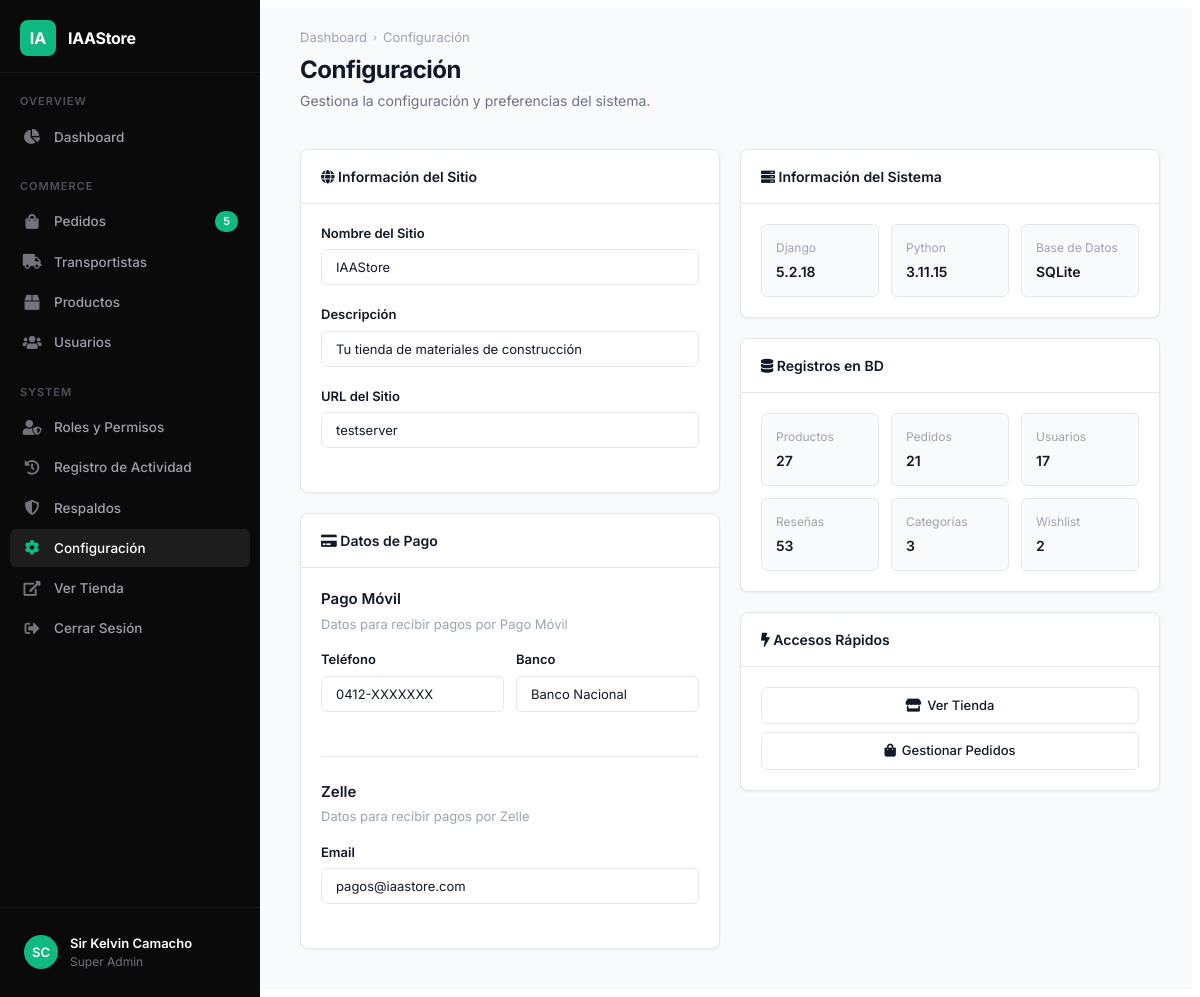
Page /accounts/panel/settings/ (signed in) on the committed database.
### accounts/models.py (models this page shows, shortened)
class Account(AbstractBaseUser):
    first_name = models.CharField(max_length=50)
    last_name = models.CharField(max_length=50)
    username = models.CharField(max_length=50, unique=True)
    email = models.EmailField(max_length=100, unique=True)
    phone_number = models.CharField(max_length=15)
    roles = models.ManyToManyField(Role, blank=True)
    profile_picture = models.ImageField(upload_to='userprofile/', blank=True, null=True)
    date_joined = models.DateTimeField(auto_now_add=True)
    last_login = models.DateTimeField(auto_now_add=True)
    is_admin = models.BooleanField(default=False)
    is_staff = models.BooleanField(default=False)
    is_active = models.BooleanField(default=False)
    is_superadmin = models.BooleanField(default=False)
    USERNAME_FIELD = 'email'
    REQUIRED_FIELDS = ['username', 'first_name', 'last_name']
    objects = MyAccountManager()
    def has_rbac_permission(self, codename):
        if self.is_superadmin:
            return True
        return self.roles.filter(permissions__codename=codename).exists()
    @property
    def is_transportista(self):
        return hasattr(self, 'transportista')

### accounts/admin_views.py (the view)
# urls.py: path('panel/settings/', admin_views.admin_settings, name='admin_settings'),
@admin_panel_access_required
def admin_settings(request):
    pending_orders_count = Order.objects.real().filter(payment_status__in=["review", "paid", "failed"], status__in=['New', 'Processing']).count()
    context = {
        'active_page': 'settings',
        'django_version': django.get_version(),
        'python_version': f"{sys.version_info.major}.{sys.version_info.minor}.{sys.version_info.micro}",
        'db_products': Product.objects.count(),
        'db_orders': Order.objects.real().filter(payment_status__in=["review", "paid", "failed"]).count(),
        'db_users': Account.objects.filter(is_admin=False, is_staff=False).count(),
        'db_reviews': ReviewRating.objects.count(),
        'db_categories': Category.objects.count(),
        'db_wishlist': Wishlist.objects.count(),
        'pending_orders_count': pending_orders_count,
    }
    return render(request, 'admin_panel/settings.html', context)

### accounts/templatetags/rbac_tags.py (called while the page is built)
@register.filter(name='can')
def can(user, codename):
    if not user.is_authenticated:
        return False
    return user.has_rbac_permission(codename)

### carts/context_processors.py (called while the page is built)
def counter(request):
    cart_count = 0
    if 'admin' in request.path:
        return {}
    else:
        try:
            cart = Cart.objects.filter(cart_id=_cart_id(request))
            if request.user.is_authenticated:
                cart_items = CartItem.objects.all().filter(user=request.user)
            else:
                cart_items = CartItem.objects.all().filter(cart=cart[:1])
            for cart_item in cart_items:
                cart_count += cart_item.quantity
        except Cart.DoesNotExist:
                cart_count = 0
    return dict(cart_count=cart_count)

### carts/views.py (called while the page is built)
def _cart_id(request):
    cart=request.session.session_key
    if not cart:
        cart=request.session.create()
    return cart

### category/context_processors.py (called while the page is built)
def menu_links(request):
    links = Category.objects.all()
    return dict(links=links)

### orders/models.py (called while the page is built)
    def real(self):
        return self.filter(is_test=False)

### store/context_processors.py (called while the page is built)
def bcv_context(request):
    currency = request.session.get('currency', 'USD')
    try:
        bcv_rate = ExchangeRate.objects.get(currency='USD')
        rate = bcv_rate.rate
    except ExchangeRate.DoesNotExist:
        rate = 0
    return {
        'current_currency': currency,
        'current_bcv_rate': rate,
    }

### store/templates/admin_panel/settings.html
{% extends 'admin_panel/base_admin.html' %}
{% load static %}
{% block breadcrumb %}<span class="sep">›</span> Configuración{% endblock %}
{% block page_title %}Configuración{% endblock %}
{% block page_desc %}Gestiona la configuración y preferencias del sistema.{% endblock %}
{% block content %}
<div class="ap-grid-1-1">
    <div>
        <div class="ap-card" style="margin-bottom:20px;">
            <div class="ap-card-header">
                <h3 class="ap-card-title"><i class="fas fa-globe mr-2"></i> Información del Sitio</h3>
            </div>
            <div class="ap-card-body">
                <div class="ap-settings-section" style="padding-top:0;">
                    <div class="ap-form-group">
                        <label class="ap-label">Nombre del Sitio</label>
                        <input type="text" class="ap-input" value="IAAStore" disabled>
                    </div>
                    <div class="ap-form-group">
                        <label class="ap-label">Descripción</label>
                        <input type="text" class="ap-input" value="Tu tienda de materiales de construcción" disabled>
                    </div>
                    <div class="ap-form-group" style="margin-bottom:0;">
                        <label class="ap-label">URL del Sitio</label>
                        <input type="text" class="ap-input" value="{{ request.get_host }}" disabled>
                    </div>
                </div>
            </div>
        </div>
        <div class="ap-card">
            <div class="ap-card-header">
                <h3 class="ap-card-title"><i class="fas fa-credit-card mr-2"></i> Datos de Pago</h3>
            </div>
            <div class="ap-card-body">
                <div class="ap-settings-section" style="padding-top:0;">
                    <div class="ap-settings-title">Pago Móvil</div>
                    <div class="ap-settings-desc">Datos para recibir pagos por Pago Móvil</div>
                    <div style="display:grid; grid-template-columns:1fr 1fr; gap:12px;">
                        <div class="ap-form-group">
                            <label class="ap-label">Teléfono</label>
                            <input type="text" class="ap-input" value="0412-XXXXXXX" disabled>
                        </div>
                        <div class="ap-form-group">
                            <label class="ap-label">Banco</label>
                            <input type="text" class="ap-input" value="Banco Nacional" disabled>
                        </div>
                    </div>
                </div>
                <div class="ap-settings-section">
                    <div class="ap-settings-title">Zelle</div>
                    <div class="ap-settings-desc">Datos para recibir pagos por Zelle</div>
                    <div class="ap-form-group" style="margin-bottom:0;">
                        <label class="ap-label">Email</label>
                        <input type="text" class="ap-input" value="pagos@iaastore.com" disabled>
                    </div>
                </div>
            </div>
        </div>
    </div>
    <div>
        <div class="ap-card" style="margin-bottom:20px;">
            <div class="ap-card-header">
                <h3 class="ap-card-title"><i class="fas fa-server mr-2"></i> Información del Sistema</h3>
            </div>
            <div class="ap-card-body">
                <div class="ap-sys-grid">
                    <div class="ap-sys-item">
                        <div class="ap-sys-label">Django</div>
                        <div class="ap-sys-value">{{ django_version }}</div>
                    </div>
                    <div class="ap-sys-item">
                        <div class="ap-sys-label">Python</div>
                        <div class="ap-sys-value">{{ python_version }}</div>
                    </div>
                    <div class="ap-sys-item">
                        <div class="ap-sys-label">Base de Datos</div>
                        <div class="ap-sys-value">SQLite</div>
                    </div>
                </div>
            </div>
        </div>
        <div class="ap-card" style="margin-bottom:20px;">
            <div class="ap-card-header">
                <h3 class="ap-card-title"><i class="fas fa-database mr-2"></i> Registros en BD</h3>
            </div>
            <div class="ap-card-body">
                <div class="ap-sys-grid">
                    <div class="ap-sys-item">
                        <div class="ap-sys-label">Productos</div>
                        <div class="ap-sys-value">{{ db_products }}</div>
                    </div>
                    <div class="ap-sys-item">
                        <div class="ap-sys-label">Pedidos</div>
                        <div class="ap-sys-value">{{ db_orders }}</div>
                    </div>
                    <div class="ap-sys-item">
                        <div class="ap-sys-label">Usuarios</div>
                        <div class="ap-sys-value">{{ db_users }}</div>
                    </div>
                    <div class="ap-sys-item">
                        <div class="ap-sys-label">Reseñas</div>
                        <div class="ap-sys-value">{{ db_reviews }}</div>
                    </div>
                    <div class="ap-sys-item">
                        <div class="ap-sys-label">Categorías</div>
                        <div class="ap-sys-value">{{ db_categories }}</div>
                    </div>
                    <div class="ap-sys-item">
                        <div class="ap-sys-label">Wishlist</div>
                        <div class="ap-sys-value">{{ db_wishlist }}</div>
                    </div>
                </div>
            </div>
        </div>
        <div class="ap-card">
            <div class="ap-card-header">
                <h3 class="ap-card-title"><i class="fas fa-bolt mr-2"></i> Accesos Rápidos</h3>
            </div>
            <div class="ap-card-body" style="display:flex; flex-direction:column; gap:8px;">
                <a href="{% url 'home' %}" target="_blank" class="ap-btn" style="justify-content:center;"><i class="fas fa-store"></i> Ver Tienda</a>
                <a href="{% url 'admin_orders' %}" class="ap-btn" style="justify-content:center;"><i class="fas fa-shopping-bag"></i> Gestionar Pedidos</a>
            </div>
        </div>
    </div>
</div>
{% endblock %}

### store/templates/admin_panel/base_admin.html (shortened to what this page needs)
{% load static rbac_tags %}
<!DOCTYPE html>
<html lang="es">
<head>
<link href="{% static 'css/admin_panel.css' %}?v=1.0" rel="stylesheet">
<link href="{% static 'fonts/fontawesome/css/all.min.css' %}" rel="stylesheet">
</head>
<body>
<div class="admin-panel">
<aside class="ap-sidebar" id="apSidebar">
    <a href="{% url 'admin_dashboard' %}" class="ap-sidebar-logo">
        <div class="logo-icon">IA</div>
        <span>IAAStore</span>
    </a>
    <div class="ap-sidebar-section">Overview</div>
    <ul class="ap-sidebar-nav">
        {% if not user.is_transportista or user.is_superadmin %}
        <li><a href="{% url 'admin_dashboard' %}" class="{% if active_page == 'dashboard' %}active{% endif %}"><i class="fas fa-chart-pie"></i> Dashboard</a></li>
        {% endif %}
    </ul>
    <div class="ap-sidebar-section">Commerce</div>
    <ul class="ap-sidebar-nav">
        {% if user|can:'view_orders' or user.is_superadmin %}
        <li><a href="{% url 'admin_orders' %}" class="{% if active_page == 'orders' %}active{% endif %}"><i class="fas fa-shopping-bag"></i> Pedidos <span class="ap-nav-badge">{{ pending_orders_count|default:"" }}</span></a></li>
        {% if not user.is_transportista or user.is_superadmin %}
        <li><a href="{% url 'admin_transportistas' %}" class="{% if active_page == 'transportistas' %}active{% endif %}"><i class="fas fa-truck"></i> Transportistas</a></li>
        {% endif %}
        {% endif %}
        {% if user|can:'view_inventory' or user.is_superadmin %}
        <li><a href="{% url 'admin_products' %}" class="{% if active_page == 'products' %}active{% endif %}"><i class="fas fa-box"></i> Productos</a></li>
        {% endif %}
        {% if user|can:'view_users' or user.is_superadmin %}
        <li><a href="{% url 'admin_users' %}" class="{% if active_page == 'users' or active_page == 'customers' %}active{% endif %}"><i class="fas fa-users"></i> Usuarios</a></li>
        {% endif %}
    </ul>
    <div class="ap-sidebar-section">System</div>
    <ul class="ap-sidebar-nav">
        {% if user|can:'view_roles' or user.is_superadmin %}
        <li><a href="{% url 'admin_roles' %}" class="{% if active_page == 'roles' %}active{% endif %}"><i class="fas fa-user-shield"></i> Roles y Permisos</a></li>
        {% endif %}
        {% if user.is_superadmin %}
        <li><a href="{% url 'admin_activity_log' %}" class="{% if active_page == 'logs' %}active{% endif %}"><i class="fas fa-history"></i> Registro de Actividad</a></li>
        {% endif %}
        {% if user|can:'view_backups' or user.is_superadmin %}
        <li><a href="{% url 'admin_backups' %}" class="{% if active_page == 'backups' %}active{% endif %}"><i class="fas fa-shield-alt"></i> Respaldos</a></li>
        {% endif %}
        {% if user.is_superadmin %}
        <li><a href="{% url 'admin_settings' %}" class="{% if active_page == 'settings' %}active{% endif %}"><i class="fas fa-cog"></i> Configuración</a></li>
        {% endif %}
        {% if not user.is_transportista or user.is_superadmin %}
        <li><a href="{% url 'home' %}" target="_blank"><i class="fas fa-external-link-alt"></i> Ver Tienda</a></li>
        {% endif %}
        <li>
                <a href="{% url 'logout' %}"><i class="fas fa-sign-out-alt"></i> Cerrar Sesión</a>
        </li>
    </ul>
    <div class="ap-sidebar-footer">
        <a href="{% url 'admin_profile' %}">
            {% if user.profile_picture %}
                <img src="{{ user.profile_picture.url }}" alt="Profile" class="ap-sidebar-user-avatar" style="object-fit: cover; border: 2px solid var(--ap-accent);">
            {% else %}
                <div class="ap-sidebar-user-avatar">{{ user.first_name|first }}{{ user.last_name|first }}</div>
            {% endif %}
            <div class="ap-sidebar-user-info">
                <div class="name">{{ user.first_name }} {{ user.last_name }}</div>
                <div class="role">{% if user.is_superadmin %}Super Admin{% elif user.roles.all %}{{ user.roles.first.name }}{% else %}Admin{% endif %}</div>
            </div>
        </a>
    </div>
</aside>
<main class="ap-main">
    <div class="ap-header">
        <div style="display:flex; align-items:center; gap:12px;">
            <div>
                <div class="ap-breadcrumb">
                    <a href="{% url 'admin_dashboard' %}">Dashboard</a>
                    {% block breadcrumb %}{% endblock %}
                </div>
                <h1 class="ap-page-title">{% block page_title %}Dashboard{% endblock %}</h1>
                <p class="ap-page-desc">{% block page_desc %}{% endblock %}</p>
            </div>
        </div>
    </div>
    <div class="ap-content">
        {% block content %}{% endblock %}
    </div>
</main>
</div>
</body>
</html>

### rows in the picture
Account: first_name|first "S", last_name|first "C", first_name "Sir Kelvin", last_name "Camacho"

### other values in the picture
{{ pending_orders_count|default:"" }} "5"
{{ django_version }} "5.2.18"
{{ python_version }} "3.11.15"
{{ db_products }} "27"
{{ db_orders }} "21"
{{ db_users }} "17"
{{ db_reviews }} "53"
{{ db_categories }} "3"
{{ db_wishlist }} "2"
